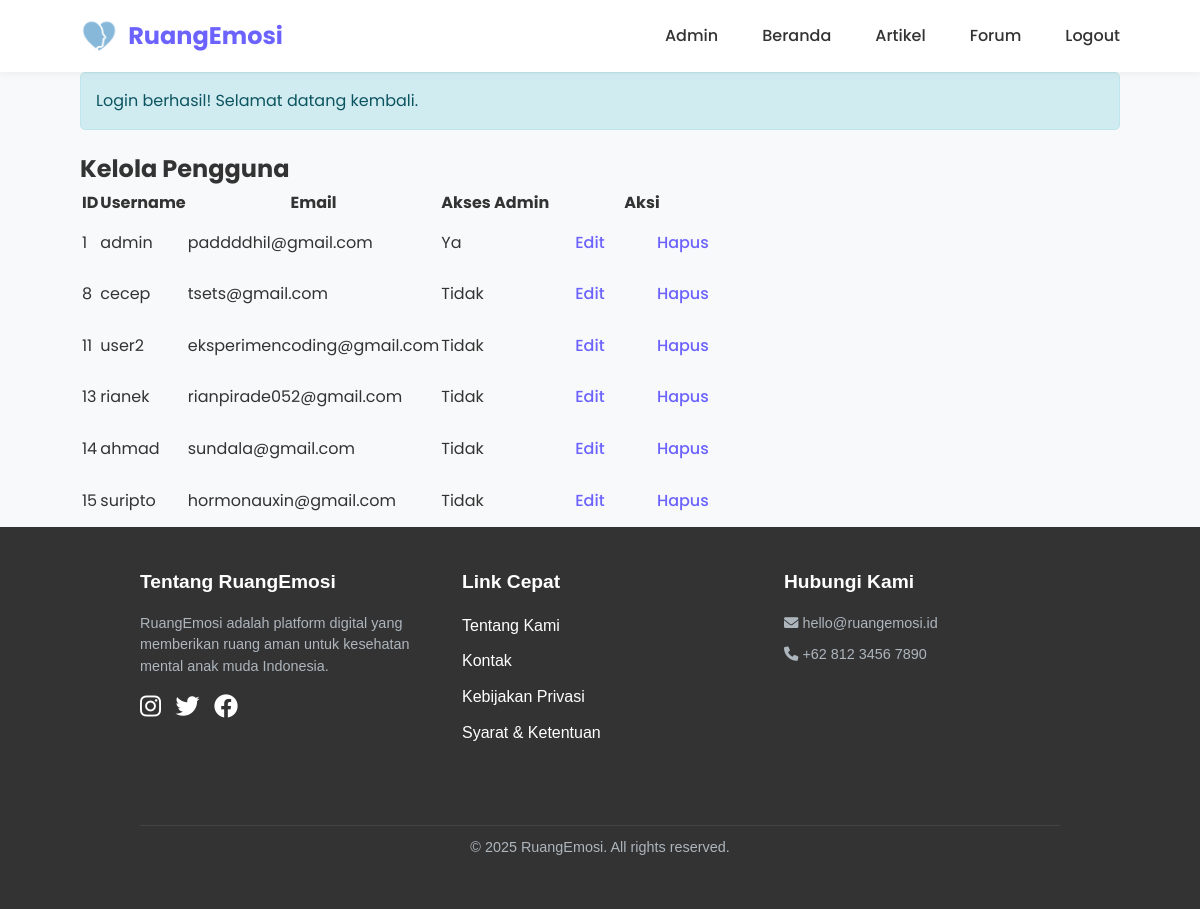
The page /admin/manage-users.php (signed in) on the database its author committed.
### tables this page shows
CREATE TABLE `users` (
  `user_id` int NOT NULL,
  `username` varchar(50) NOT NULL,
  `email` varchar(100) NOT NULL,
  `password` varchar(255) NOT NULL,
  `full_name` varchar(100) DEFAULT NULL,
  `birth_date` date DEFAULT NULL,
  `gender` enum('L','P','Lainnya') DEFAULT NULL,
  `is_anonymous` tinyint(1) DEFAULT '1',
  `is_counselor` tinyint(1) DEFAULT '0',
  `bio` text,
  `profile_pic` varchar(255) DEFAULT NULL,
  `created_at` timestamp NULL DEFAULT CURRENT_TIMESTAMP,
  `updated_at` timestamp NULL DEFAULT CURRENT_TIMESTAMP ON UPDATE CURRENT_TIMESTAMP,
  `is_admin` tinyint(1) DEFAULT '0',
  `remember_token` varchar(64) DEFAULT NULL,
  `remember_token_expiry` datetime DEFAULT NULL,
  `reset_token` varchar(64) DEFAULT NULL,
  `reset_token_expiry` datetime DEFAULT NULL,
  `reset_attempts` int DEFAULT '0',
  `status` enum('active','pending') DEFAULT 'active',
  `profile_image` varchar(255) DEFAULT 'default.png'
);

### admin/manage-users.php (the view, shortened to what this page needs)
<?php
require_once '../includes/functions.php';
require_once '../includes/auth.php';
$stmt = $conn->prepare("SELECT user_id, username, email, is_admin FROM users");
$stmt->execute();
$result = $stmt->get_result();
$users = $result->fetch_all(MYSQLI_ASSOC);
require_once '../includes/header.php';
?>
<section class="admin-users">
    <div class="container">
        <h1>Kelola Pengguna</h1>
        <table class="table table-striped">
            <thead class="thead-dark">
                <tr>
                    <th>ID</th>
                    <th>Username</th>
                    <th>Email</th>
                    <th>Akses Admin</th>
                    <th>Aksi</th>
                </tr>
            </thead>
            <tbody>
                <?php foreach ($users as $user): ?>
                    <tr>
                        <td><?= htmlspecialchars($user['user_id']) ?></td>
                        <td><?= htmlspecialchars($user['username']) ?></td>
                        <td><?= htmlspecialchars($user['email']) ?></td>
                        <td><?= $user['is_admin'] ? 'Ya' : 'Tidak' ?></td>
                        <td>
                            <a href="edit-user.php?id=<?= $user['user_id'] ?>" class="btn btn-sm btn-warning">Edit</a>
                            <a href="?delete_user_id=<?= $user['user_id'] ?>"
                               class="btn btn-sm btn-danger"
                               onclick="return confirm('Apakah Anda yakin ingin menghapus pengguna ini?');">
                                Hapus
                            </a>
                        </td>
                    </tr>
                <?php endforeach; ?>
            </tbody>
        </table>
    </div>
</section>
<?php require_once '../includes/footer.php'; ?>

### assets/css/style.css (style rules this page uses)
:root { --primary-color: #6C63FF; --secondary-color: #4D44DB; --accent-color: #FF6584; --light-color: #F8F9FA; --dark-color: #212529; --gray-color: #6C757D; --light-gray: #E9ECEF; --success-color: #28A745; --warning-color: #FFC107; --danger-color: #DC3545; --pastel-blue: #A7C5EB; --pastel-purple: #C4A7E8; --pastel-pink: #F5C3C2; --pastel-green: #C1E1C1; }
* { margin: 0; padding: 0; box-sizing: border-box; }
body { font-family: 'Poppins', sans-serif; line-height: 1.6; color: var(--dark-color); background-color: #F9F9F9; }
.container { width: 100%; max-width: 1200px; margin: 0 auto; padding: 0 20px; }
a { text-decoration: none; color: var(--primary-color); transition: all 0.3s ease; }
.btn { display: inline-block; padding: 10px 20px; border-radius: 30px; font-weight: 500; text-align: center; cursor: pointer; transition: all 0.3s ease; border: none; }

### includes/header.php (style rules this page uses)
* { margin: 0; padding: 0; box-sizing: border-box; }
body { font-family: 'Poppins', sans-serif; line-height: 1.6; color: #333; background-color: #f8f9fa; }
.container { width: 90%; max-width: 1200px; margin: 0 auto; }
.btn { padding: 0.75rem 1.5rem; border: none; border-radius: 5px; font-weight: 500; text-decoration: none; display: inline-block; }

### rows shown on the page
users: user_id "1", username "admin", email "paddddhil@gmail.com", is_admin "Ya"
users: user_id "8", username "cecep", email "tsets@gmail.com", is_admin "Tidak"
users: user_id "11", username "user2", email "eksperimencoding@gmail.com", is_admin "Tidak"
users: user_id "13", username "rianek", email "rianpirade052@gmail.com", is_admin "Tidak"
users: user_id "14", username "ahmad", email "sundala@gmail.com", is_admin "Tidak"
users: user_id "15", username "suripto", email "hormonauxin@gmail.com", is_admin "Tidak"

### other values the page prints
$_SESSION['message'] "Login berhasil! Selamat datang kembali."
